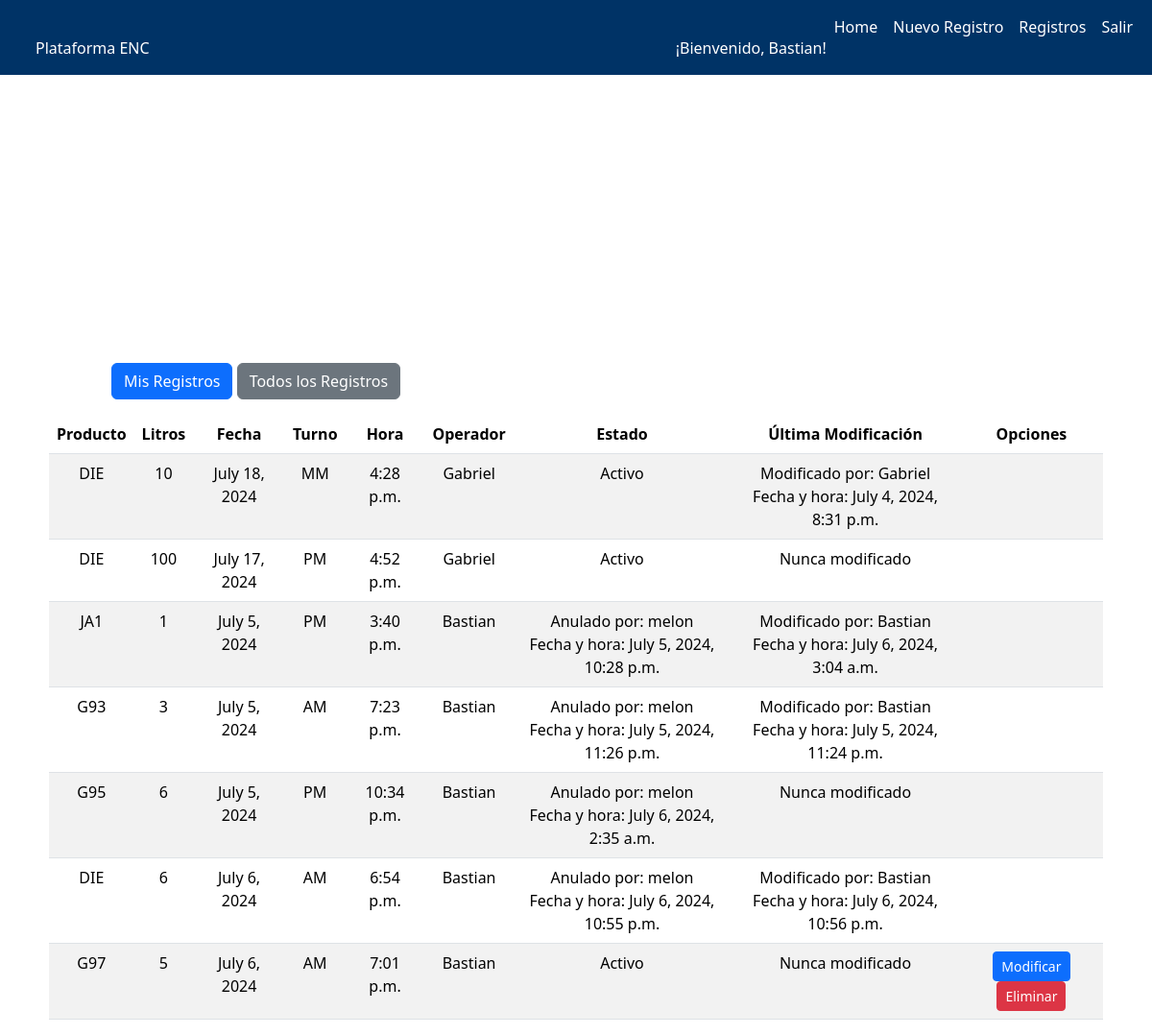
Before: /ListarProyectos/ (signed in) with the older database file.
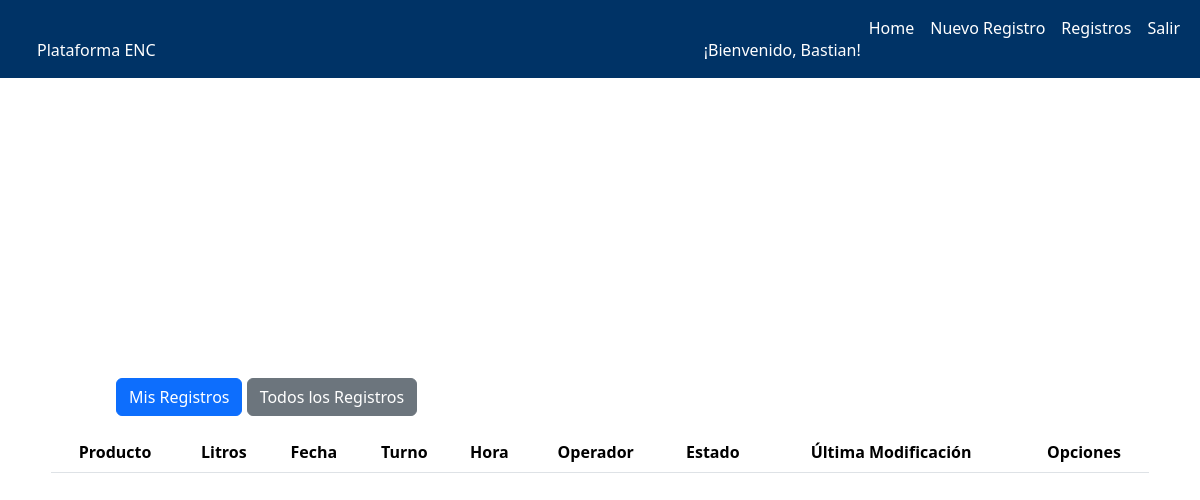
After: the same page with the newer database file.
### core/models.py (models this page shows, shortened)
class Produccion(models.Model):
    producto = models.ForeignKey(Producto, on_delete=models.CASCADE)
    Litros_producido = models.IntegerField()
    fecha_produccion = models.DateField()
    turno = models.CharField(max_length=100, choices=turnos)
    hora_registro = models.TimeField()
    operador = models.ForeignKey(User, on_delete=models.CASCADE)
    anulado = models.BooleanField(default=False)
    usuario_anulacion = models.ForeignKey(User, on_delete=models.SET_NULL, null=True, blank=True, related_name='producciones_anuladas')
    fecha_anulacion = models.DateTimeField(null=True, blank=True)
    modificado_por = models.ForeignKey(User, on_delete=models.SET_NULL, null=True, blank=True, related_name='modificaciones')
    fecha_modificacion = models.DateTimeField(null=True, blank=True)

class Producto(models.Model):
    codigo = models.CharField(max_length=3)
    nombre = models.CharField(max_length=100)
    planta = models.ForeignKey(Planta, on_delete=models.CASCADE)
    litros_totales = models.IntegerField(default=0)

### core/views.py (the view)
# urls.py: path('ListarProyectos/', views.listar_proyectos, name="ListarProyectos"),
@login_required
def listar_proyectos(request):
    if 'mis_registros' in request.GET:
        registros = Produccion.objects.filter(operador=request.user)
    else:
        registros = Produccion.objects.all()
    return render(request, 'core/listarProyectos.html', {'listado': registros})

### core/context_processors.py (called while the page is built)
def is_autoridad(request):
    if request.user.is_authenticated:
        return {'is_autoridad': request.user.groups.filter(name='autoridad').exists()}
    return {'is_autoridad': False}

### core/templates/core/ListarProyectos.html
{% extends 'core/base.html' %}
{% block content %}
<div class="row justify-content-center">
    <div class="col-11">
        <form method="get" action="{% url 'ListarProyectos' %}">
            <button type="submit" name="mis_registros" value="1" class="btn btn-primary mb-3">Mis Registros</button>
            <button type="submit" class="btn btn-secondary mb-3">Todos los Registros</button>
        </form>
        <div class="table-responsive">
            <table class="table table-striped text-center">
                <thead>
                    <tr>
                        <th>Producto</th>
                        <th>Litros</th>
                        <th>Fecha</th>
                        <th>Turno</th>
                        <th>Hora</th>
                        <th>Operador</th>
                        <th>Estado</th>
                        <th>Última Modificación</th>
                        <th colspan="2">Opciones</th>
                    </tr>
                </thead>
                <tbody>
                    {% for c in listado %}
                    <tr>
                        <td>{{ c.producto.codigo }}</td>
                        <td>{{ c.Litros_producido }}</td>
                        <td>{{ c.fecha_produccion }}</td>
                        <td>{{ c.turno }}</td>
                        <td>{{ c.hora_registro }}</td>
                        <td>{{ c.operador.username }}</td>
                        <td>
                            {% if c.anulado %}
                                Anulado por: {{ c.usuario_anulacion.username }} <br>
                                Fecha y hora: {{ c.fecha_anulacion }}
                            {% else %}
                                Activo
                            {% endif %}
                        </td>
                        <td>
                            {% if c.modificado_por %}
                                Modificado por: {{ c.modificado_por.username }} <br>
                                Fecha y hora: {{ c.fecha_modificacion }}
                            {% else %}
                                Nunca modificado
                            {% endif %}
                        </td>
                        <td>
                            {% if c.operador == request.user %}
                                {% if not c.anulado %}
                                    <a href="{% url 'modificar_producto' c.id %}" class="btn btn-primary btn-sm">Modificar</a>
                                    <a href="{% url 'eliminar_producto' c.id %}" class="btn btn-danger btn-sm">Eliminar</a>
                                {% endif %}
                            {% endif %}
                        </td>
                    </tr>
                    {% endfor %}
                </tbody>
            </table>
        </div>
    </div>
</div>
{% endblock %}

### core/templates/core/base.html (shortened to what this page needs)
<!DOCTYPE html>
<html lang="en">
<head>
    <link href="https://cdn.jsdelivr.net/npm/bootstrap@5.3.3/dist/css/bootstrap.min.css" rel="stylesheet"
>
    {% load static %}
    <link rel="stylesheet" href="{% static 'css/styles.css' %}">
</head>
<body>
    <nav class="navbar navbar-expand-lg custom-navbar">
        <div class="container-fluid">
            <div class="collapse navbar-collapse justify-content-between" id="navbarNavAltMarkup">
                <div class="navbar-nav">
                    <span class="navbar-text">Plataforma ENC</span>
                </div>
                <div class="navbar-nav">
                    {% if user.is_authenticated %}
                        <span class="navbar-text">¡Bienvenido, {{ user.username }}!</span>
                        <a class="nav-link" aria-current="page" href="{% url 'Home' %}">Home</a>
                        {% if user.is_staff %}
                            <a class="nav-link" href="{% url 'ListarProyectos' %}">Registros</a>
                        {% else %}
                            <a class="nav-link" href="{% url 'agregar_proyecto' %}">Nuevo Registro</a>
                            <a class="nav-link" href="{% url 'ListarProyectos' %}">Registros</a>
                        {% endif %}
                        <a class="nav-link" href="{% url 'logout' %}">Salir</a>
                    {% else %}
                        <a class="nav-link" href="{% url 'Home' %}">Home</a>
                        <a class="nav-link" href="{% url 'iniciarsesion' %}">Iniciar Sesion</a>
                    {% endif %}
                </div>
            </div>
        </div>
    </nav>
    {% block content %}
    {% endblock %}
</body>
</html>

### core/static/css/styles.css (style rules this page uses)
.custom-navbar { background-color: #003366; display: flex; align-items: center; }
.nav-link { color: #fff; }
.navbar-text { color: #fff; padding-left: 25px; padding-top: 30px; }
form { width: 30%; margin-top: 150px; margin-left: 65px; padding-top:150px ; }

Changed rows visible on the page:
removed Produccion: producto.codigo "DIE", Litros_producido "10", fecha_produccion "July 18, 2024", turno "MM", hora_registro "4:28 p.m.", operador.username "Gabriel", anulado "Activo", modificado_por.username "Gabriel", fecha_modificacion "July 4, 2024, 8:31 p.m."
removed Produccion: producto.codigo "DIE", Litros_producido "100", fecha_produccion "July 17, 2024", turno "PM", hora_registro "4:52 p.m.", operador.username "Gabriel", anulado "Activo", shows "Nunca modificado"
removed Produccion: producto.codigo "JA1", Litros_producido "1", fecha_produccion "July 5, 2024", turno "PM", hora_registro "3:40 p.m.", operador.username "Bastian", usuario_anulacion.username "melon", fecha_anulacion "July 5, 2024, 10:28 p.m.", modificado_por.username "Bastian", fecha_modificacion "July 6, 2024, 3:04 a.m."
removed Produccion: producto.codigo "G93", Litros_producido "3", fecha_produccion "July 5, 2024", turno "AM", hora_registro "7:23 p.m.", operador.username "Bastian", usuario_anulacion.username "melon", fecha_anulacion "July 5, 2024, 11:26 p.m.", modificado_por.username "Bastian", fecha_modificacion "July 5, 2024, 11:24 p.m."
removed Produccion: producto.codigo "G95", Litros_producido "6", fecha_produccion "July 5, 2024", turno "PM", hora_registro "10:34 p.m.", operador.username "Bastian", usuario_anulacion.username "melon", fecha_anulacion "July 6, 2024, 2:35 a.m.", shows "Nunca modificado"
removed Produccion: producto.codigo "DIE", Litros_producido "6", fecha_produccion "July 6, 2024", turno "AM", hora_registro "6:54 p.m.", operador.username "Bastian", usuario_anulacion.username "melon", fecha_anulacion "July 6, 2024, 10:55 p.m.", modificado_por.username "Bastian", fecha_modificacion "July 6, 2024, 10:56 p.m."
removed Produccion: producto.codigo "G97", Litros_producido "5", fecha_produccion "July 6, 2024", turno "AM", hora_registro "7:01 p.m.", operador.username "Bastian", anulado "Activo", shows "Nunca modificado"
